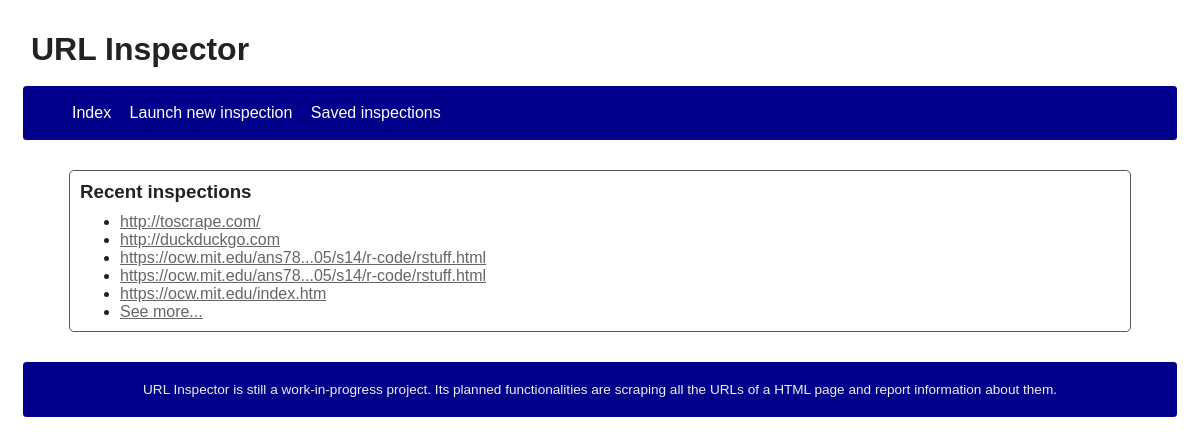
The page / on the database its author committed.
### URLInspectorApp/models.py (models this page shows, shortened)
class Extraction(models.Model):
    STARTED = "started"
    TERMINATED = "terminated"
    CANCELLED = "cancelled"
    choices_status = (
        (STARTED, "Started"),
        (TERMINATED, "Terminated"),
        (CANCELLED, "Cancelled"),
    )
    url = models.URLField()
    start_date = models.DateTimeField(default=timezone.now)
    status = models.CharField(
        max_length=16,
        choices=choices_status,
        default=STARTED
    )

### URLInspectorApp/views.py (the view)
# urls.py: url(r"^$", views.IndexView.as_view(), name="index"),
class IndexView(ListView, GlobalContextMixin):
    template_name = template_root + "/index.html"
    context_object_name = "extractions"
    def get_queryset(self):
        limit = 5
        return Extraction.objects.all().order_by("-start_date")[:limit]
    def get_context_data(self, **kwargs):
        super_context = super(IndexView, self).get_context_data(**kwargs)
        super_context["extractions_count"] = Extraction.objects.count()
        return super_context

### URLInspectorApp/templatetags/ui_utils.py (called while the page is built)
@register.filter()
@stringfilter
def truncate_chars_middle(text, limit, sep="..."):
    if not text or limit < 0:
        return ""
    length = len(text)
    if length < limit:
        return text
    else:
        first_half = ceil(limit / 2)
        second_half = length - floor(limit / 2)
        return text[:first_half] + sep + text[second_half:]

### URLInspectorApp/views.py (called while the page is built)
    def get_context_data(self, **kwargs):
        super_context = super(GlobalContextMixin, self).get_context_data(**kwargs)
        context = self.global_context.copy()
        context.update(super_context)
        return context

### URLInspectorApp/templates/url_inspector/index.html
{% extends "url_inspector/base.html" %}
{% load ui_utils %}
{% block content %}
    <h3>Recent inspections</h3>
    {% if extractions %}
        <ul>
            {% for e in extractions %}
                <li>
                    <a
                            href="{% url 'url_inspector:inspection' e.id %}"
                            {% if e.url|length > length_url_max %} title="{{ e.url }}" {% endif %}
                    >
                        {{ e.url|truncate_chars_middle:length_url_max }}
                    </a>
                </li>
            {% endfor %}
            {% if extractions|length < extractions_count %}
                <li>
                    <a href="{% url 'url_inspector:inspections_saved' %}">See more...</a>
                </li>
            {% endif %}
        </ul>
    {% else %}
        <p>No recent inspections to display.</p>
    {% endif %}
{% endblock %}

### URLInspectorApp/static/url_inspector/style.css (style rules this page uses)
body { font-family: "Cantarell", "Liberation Sans"; color: #222; padding: 5px; }
body a { color: #666; }
main > * { margin: 10px; }

### rows shown on the page
Extraction: url "http://toscrape.com/"
Extraction: url "http://duckduckgo.com"
Extraction: url "https://ocw.mit.edu/ans78...05/s14/r-code/rstuff.html"
Extraction: url "https://ocw.mit.edu/ans78...05/s14/r-code/rstuff.html"
Extraction: url "https://ocw.mit.edu/index.htm"
